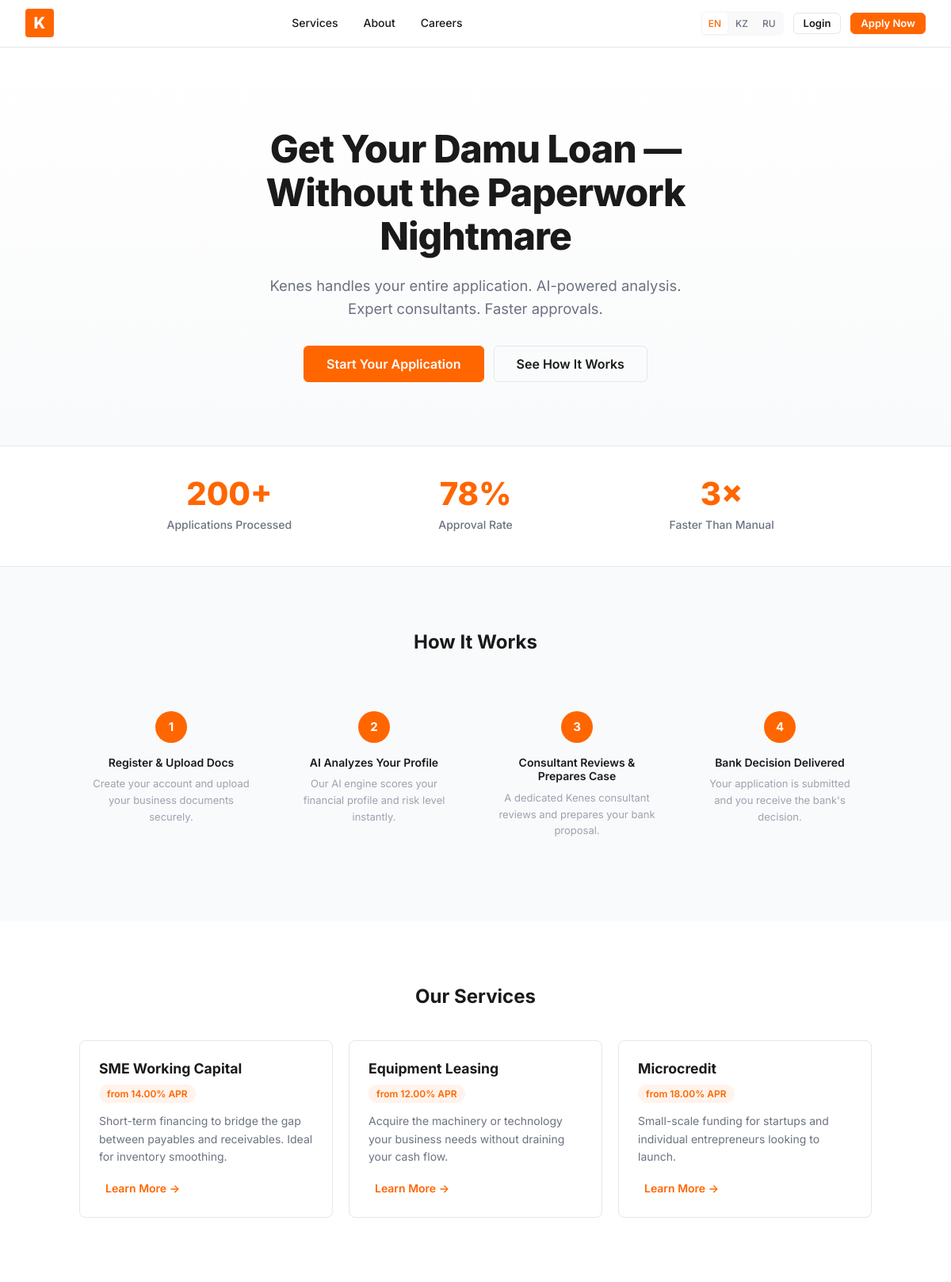
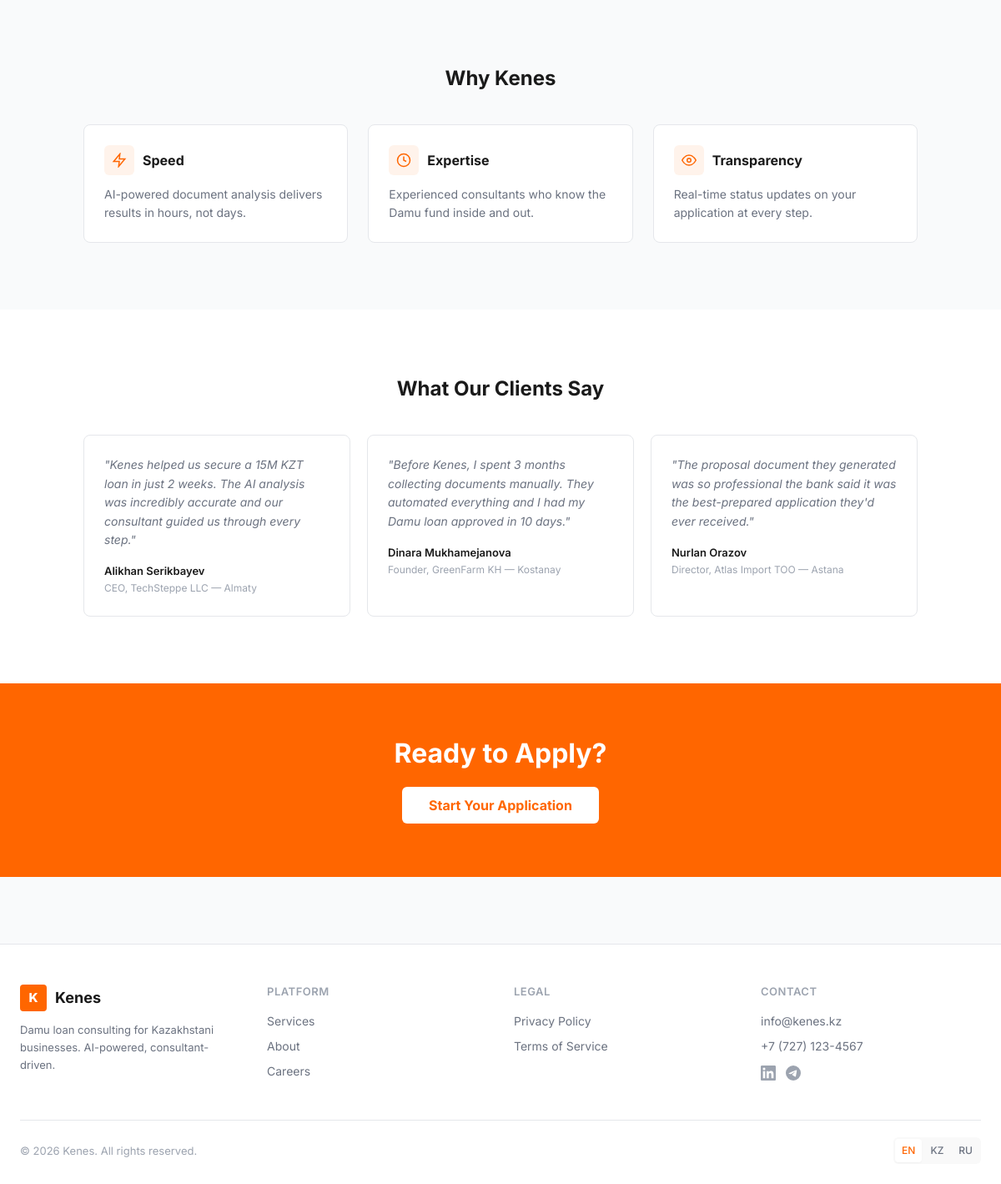
The page / on the database its author committed (2 pictures, top to bottom).
### tables this page shows
CREATE TABLE IF NOT EXISTS services (
    id INT AUTO_INCREMENT PRIMARY KEY,
    name VARCHAR(100) NOT NULL,
    description TEXT,
    interest_rate DECIMAL(5,2) DEFAULT NULL,
    max_amount DECIMAL(15,2) DEFAULT NULL,
    duration VARCHAR(50) DEFAULT NULL,
    loan_type VARCHAR(50) DEFAULT 'general',
    active BOOLEAN DEFAULT TRUE,
    created_at TIMESTAMP DEFAULT CURRENT_TIMESTAMP,
    updated_at TIMESTAMP DEFAULT CURRENT_TIMESTAMP ON UPDATE CURRENT_TIMESTAMP
);

### public/includes/lang.php (called while the page is built, shortened)
<?php
$lang = $_GET['lang'] ?? $_SESSION['lang'] ?? 'en';
$lang_file = __DIR__ . "/../lang/{$lang}.php";
if (file_exists($lang_file)) {
    $t = require $lang_file;
} else {
    $t = require __DIR__ . "/../lang/en.php";
}
function __($key)
{
    global $t;
    return $t[$key] ?? $key;
}
?>

### public/index.php (the view, shortened to what this page needs)
<?php
require_once 'includes/db.php';
$stmt = $pdo->query("SELECT * FROM services WHERE active = 1 ORDER BY id LIMIT 3");
$services = $stmt->fetchAll();
include 'includes/header.php';
?>
<main>
    <section class="landing-hero">
        <h1><?= __('hero.headline') ?></h1>
        <p><?= __('hero.sub') ?></p>
        <div class="hero-ctas">
            <a href="register-customer.php" class="btn btn-primary btn-lg"><?= __('hero.cta_start') ?></a>
            <a href="#how-it-works" class="btn btn-ghost btn-lg"><?= __('hero.cta_how') ?></a>
        </div>
    </section>
    <section class="stats-bar">
        <div class="stats-bar-inner">
            <div>
                <div class="stats-bar-num">200+</div>
                <div class="stats-bar-label"><?= __('stats.applications') ?></div>
            </div>
            <div>
                <div class="stats-bar-num">78%</div>
                <div class="stats-bar-label"><?= __('stats.approval') ?></div>
            </div>
            <div>
                <div class="stats-bar-num">3×</div>
                <div class="stats-bar-label"><?= __('stats.faster') ?></div>
            </div>
        </div>
    </section>
    <section class="how-section" id="how-it-works">
        <h2><?= __('how.title') ?></h2>
        <div class="how-grid">
            <div class="how-card">
                <div class="how-num">1</div>
                <h4><?= __('how.step1') ?></h4>
                <p>Create your account and upload your business documents securely.</p>
            </div>
            <div class="how-card">
                <div class="how-num">2</div>
                <h4><?= __('how.step2') ?></h4>
                <p>Our AI engine scores your financial profile and risk level instantly.</p>
            </div>
            <div class="how-card">
                <div class="how-num">3</div>
                <h4><?= __('how.step3') ?></h4>
                <p>A dedicated Kenes consultant reviews and prepares your bank proposal.</p>
            </div>
            <div class="how-card">
                <div class="how-num">4</div>
                <h4><?= __('how.step4') ?></h4>
                <p>Your application is submitted and you receive the bank's decision.</p>
            </div>
        </div>
    </section>
    <section class="services-preview">
        <div class="text-center">
            <h2><?= __('services.title') ?></h2>
        </div>
        <div class="services-grid">
            <?php if (!empty($services)): ?>
                <?php foreach ($services as $svc): ?>
                    <div class="service-card">
                        <h3><?= htmlspecialchars($svc['name']) ?></h3>
                        <?php if ($svc['interest_rate']): ?>
                            <span class="rate">from <?= $svc['interest_rate'] ?>% APR</span>
                        <?php endif; ?>
                        <p><?= htmlspecialchars($svc['description']) ?></p>
                        <a href="services.php" class="btn btn-text"><?= __('services.learn_more') ?> →</a>
                    </div>
                <?php endforeach; ?>
            <?php endif; ?>
        </div>
    </section>
    <section class="why-section">
        <div class="text-center">
            <h2><?= __('why.title') ?></h2>
        </div>
        <div class="why-grid">
            <div class="why-card">
                <h3>
                    <span class="why-icon">
                        <svg width="18" height="18" viewBox="0 0 24 24" fill="none" stroke="currentColor"
                            stroke-width="2">
                            <path d="M13 2L3 14h9l-1 8 10-12h-9l1-8z" />
                        </svg>
                    </span>
                    <?= __('why.speed') ?>
                </h3>
                <p><?= __('why.speed_desc') ?></p>
            </div>
            <div class="why-card">
                <h3>
                    <span class="why-icon">
                        <svg width="18" height="18" viewBox="0 0 24 24" fill="none" stroke="currentColor"
                            stroke-width="2">
                            <path d="M12 2a10 10 0 1 0 0 20 10 10 0 0 0 0-20z" />
                            <path d="M12 6v6l4 2" />
                        </svg>
                    </span>
                    <?= __('why.expertise') ?>
                </h3>
                <p><?= __('why.expertise_desc') ?></p>
            </div>
            <div class="why-card">
                <h3>
                    <span class="why-icon">
                        <svg width="18" height="18" viewBox="0 0 24 24" fill="none" stroke="currentColor"
                            stroke-width="2">
                            <path d="M1 12s4-8 11-8 11 8 11 8-4 8-11 8-11-8-11-8z" />
                            <circle cx="12" cy="12" r="3" />
                        </svg>
                    </span>
                    <?= __('why.transparency') ?>
                </h3>
                <p><?= __('why.transparency_desc') ?></p>
            </div>
        </div>
    </section>
    <section class="testimonials-section">
        <div class="text-center">
            <h2><?= __('testimonials.title') ?></h2>
        </div>
        <div class="testimonials-grid">
            <div class="testimonial-card">
                <p>"Kenes helped us secure a 15M KZT loan in just 2 weeks. The AI analysis was incredibly accurate and
                    our consultant guided us through every step."</p>
                <div class="testimonial-author">Alikhan Serikbayev</div>
                <div class="testimonial-role">CEO, TechSteppe LLC — Almaty</div>
            </div>
            <div class="testimonial-card">
                <p>"Before Kenes, I spent 3 months collecting documents manually. They automated everything and I had my
                    Damu loan approved in 10 days."</p>
                <div class="testimonial-author">Dinara Mukhamejanova</div>
                <div class="testimonial-role">Founder, GreenFarm KH — Kostanay</div>
            </div>
            <div class="testimonial-card">
                <p>"The proposal document they generated was so professional the bank said it was the best-prepared
                    application they'd ever received."</p>
                <div class="testimonial-author">Nurlan Orazov</div>
                <div class="testimonial-role">Director, Atlas Import TOO — Astana</div>
            </div>
        </div>
    </section>
    <section class="cta-banner">
        <h2><?= __('cta.ready') ?></h2>
        <a href="register-customer.php" class="btn btn-lg"><?= __('cta.button') ?></a>
    </section>
</main>
<?php include 'includes/footer.php'; ?>

### public/css/styles.css (style rules this page uses)
:root { --yc-orange: #FF6600; --yc-orange-hover: #E55A00; --yc-orange-light: #FFF3EB; --yc-orange-dark: #CC5200; --text-primary: #1A1A1A; --text-secondary: #6B7280; --text-muted: #9CA3AF; --bg-white: #FFFFFF; --bg-light: #F9F9F9; --bg-body: #F9FAFB; --border: #E5E7EB; --border-light: #F3F4F6; --radius-sm: 4px; --radius: 6px; --radius-md: 8px; --radius-lg: 12px; --radius-xl: 16px; --shadow-xs: 0 1px 2px rgba(0, 0, 0, 0.04); --shadow-sm: 0 1px 3px rgba(0, 0, 0, 0.08); --shadow: 0 1px 3px rgba(0, 0, 0, 0.1), 0 1px 2px rgba(0, 0, 0, 0.06); --shadow-md: 0 4px 6px -1px rgba(0, 0, 0, 0.1), 0 2px 4px -1px rgba(0, 0, 0, 0.06); --shadow-lg: 0 10px 15px -3px rgba(0, 0, 0, 0.1), 0 4px 6px -2px rgba(0, 0, 0, 0.05); --font: 'Inter', system-ui, -apple-system, sans-serif; --color-success: #10B981; --color-success-bg: #ECFDF5; --color-warning: #F59E0B; --color-warning-bg: #FFFBEB; --color-error: #EF4444; --color-error-bg: #FEF2F2; --color-info: #3B82F6; --color-info-bg: #EFF6FF; --transition: all 0.2s ease; }
*, *::before, *::after { box-sizing: border-box; margin: 0; padding: 0; }
html { font-size: 16px; -webkit-text-size-adjust: 100%; }
body { font-family: var(--font); font-size: 15px; line-height: 1.6; color: var(--text-primary); background-color: var(--bg-body); -webkit-font-smoothing: antialiased; -moz-osx-font-smoothing: grayscale; }
h1, h2, h3, h4, h5, h6 { color: var(--text-primary); font-weight: 700; line-height: 1.25; margin-bottom: 0.5em; }
h1 { font-size: 2rem; }
h2 { font-size: 1.5rem; }
h3 { font-size: 1.25rem; }
h4 { font-size: 1.1rem; }
p { color: var(--text-secondary); margin-bottom: 1rem; }
a { text-decoration: none; color: var(--yc-orange); transition: var(--transition); }
.btn { display: inline-flex; align-items: center; justify-content: center; gap: 8px; padding: 10px 20px; font-family: var(--font); font-size: 14px; font-weight: 600; line-height: 1; border-radius: var(--radius); border: 1.5px solid transparent; cursor: pointer; transition: var(--transition); text-decoration: none; white-space: nowrap; }
.btn-primary { background: var(--yc-orange); color: #fff; border-color: var(--yc-orange); }
.btn-ghost { background: transparent; border-color: var(--border); color: var(--text-primary); }
.btn-text { background: none; border: none; color: var(--yc-orange); padding: 4px 8px; }
.btn-lg { padding: 14px 28px; font-size: 16px; }
.text-center { text-align: center; }

### rows shown on the page
services: name "SME Working Capital", interest_rate "14.00", description "Short-term financing to bridge the gap between payables and receivables. Ideal for inventory smoothing."
services: name "Equipment Leasing", interest_rate "12.00", description "Acquire the machinery or technology your business needs without draining your cash flow."
services: name "Microcredit", interest_rate "18.00", description "Small-scale funding for startups and individual entrepreneurs looking to launch."

### other values the page prints
__('nav.services') "Services"
__('nav.about') "About"
__('nav.careers') "Careers"
__('nav.login') "Login"
__('nav.apply') "Apply Now"
__('hero.headline') "Get Your Damu Loan — Without the Paperwork Nightmare"
__('hero.sub') "Kenes handles your entire application. AI-powered analysis. Expert consultants. Faster approvals."
__('hero.cta_start') "Start Your Application"
__('hero.cta_how') "See How It Works"
__('stats.applications') "Applications Processed"
__('stats.approval') "Approval Rate"
__('stats.faster') "Faster Than Manual"
__('how.title') "How It Works"
__('how.step1') "Register & Upload Docs"
__('how.step2') "AI Analyzes Your Profile"
